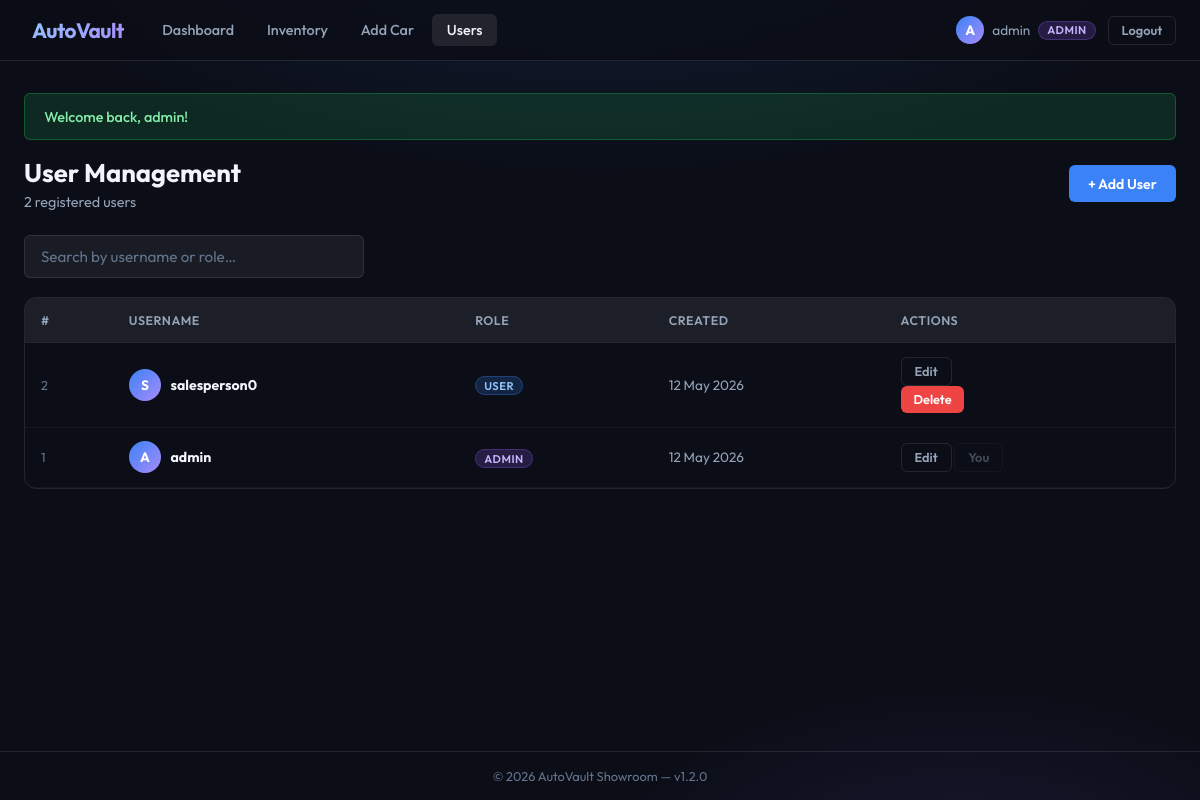
/users.php (signed in), run on the app's committed database.
### tables this page shows
CREATE TABLE `users` (
  `id` int(10) unsigned NOT NULL AUTO_INCREMENT,
  `username` varchar(64) NOT NULL,
  `password_hash` varchar(255) NOT NULL,
  `role` enum('admin','user') NOT NULL DEFAULT 'user',
  `created_at` timestamp NOT NULL DEFAULT current_timestamp(),
  PRIMARY KEY (`id`),
  UNIQUE KEY `username` (`username`)
);

### App/Autoloader.php (called while the page is built, shortened)
<?php
spl_autoload_register(function ($class) {
    $base_dir = __DIR__ . '/';
    $relative_class = substr($class, 4);
    $file = $base_dir . str_replace('\\', '/', $relative_class) . '.php';
});

### App/Database.php (called while the page is built, shortened)
<?php
class Database {
    private static ?PDO $pdo = null;
    public static function getConnection(): PDO {
        if (self::$pdo === null) {
            $dsn = 'mysql:host=' . DB_HOST . ';dbname=' . DB_NAME . ';charset=' . DB_CHARSET;
            self::$pdo = new PDO($dsn, DB_USER, DB_PASS, [
                PDO::ATTR_ERRMODE            => PDO::ERRMODE_EXCEPTION,
                PDO::ATTR_DEFAULT_FETCH_MODE => PDO::FETCH_ASSOC,
                PDO::ATTR_EMULATE_PREPARES   => false,
            ]);
        }
        return self::$pdo;
    }
}

### App/Services/UserService.php (called while the page is built, shortened)
<?php
class UserService {
    private UserRepository $repo;
    public function __construct() {
        $this->repo = new UserRepository();
    }
    public function listUsers(): array {
        return $this->repo->getAll();
    }
}

### App/Repositories/UserRepository.php (called while the page is built, shortened)
<?php
class UserRepository {
    private PDO $pdo;
    public function __construct() {
        $this->pdo = Database::getConnection();
    }
    public function getAll(): array {
        return $this->pdo->query('SELECT id, username, role, created_at FROM users ORDER BY created_at DESC')->fetchAll();
    }
}

### users.php (the view, shortened to what this page needs)
<?php
require_once __DIR__ . '/config.php';
require_once __DIR__ . '/layout.php';
$userService = new \App\Services\UserService();
$users = $userService->listUsers();
renderHeader('User Management');
?>
<div class="page-header">
  <div>
    <h1 class="page-title">User Management</h1>
    <p class="page-subtitle"><?= count($users) ?> registered user<?= count($users)!=1?'s':'' ?></p>
  </div>
  <a href="add_user.php" class="btn btn-primary">+ Add User</a>
</div>
<div class="search-bar">
  <input type="text" id="userSearch" class="form-control"
         placeholder="Search by username or role…">
</div>
<div class="table-wrapper">
  <table class="data-table" id="usersTable">
    <thead>
      <tr><th>#</th><th>Username</th><th>Role</th><th>Created</th><th>Actions</th></tr>
    </thead>
    <tbody>
    <?php foreach ($users as $u): ?>
      <tr>
        <td style="color:var(--text-dim);font-size:.8rem"><?= (int)$u['id'] ?></td>
        <td>
          <div style="display:flex;align-items:center;gap:.6rem">
            <span class="user-avatar" style="width:32px;height:32px;font-size:.85rem">
              <?= strtoupper(mb_substr($u['username'],0,1)) ?>
            </span>
            <strong><?= h($u['username']) ?></strong>
          </div>
        </td>
        <td><span class="role-tag role-<?= h($u['role']) ?>"><?= h($u['role']) ?></span></td>
        <td style="color:var(--text-muted);font-size:.85rem"><?= date('d M Y', strtotime($u['created_at'])) ?></td>
        <td>
          <div class="actions">
            <a href="edit_user.php?id=<?= (int)$u['id'] ?>" class="btn btn-sm btn-ghost" title="Edit">Edit</a>
            <?php if ((int)$u['id'] !== (int)$_SESSION['user_id']): ?>
              <button type="button" class="btn btn-sm btn-danger"
                      onclick="openConfirm('Delete user &quot;<?= h(addslashes($u['username'])) ?>&quot;? This cannot be undone.','delu<?= (int)$u['id'] ?>')">
                Delete
              </button>
            <?php else: ?>
              <span class="btn btn-sm btn-ghost" style="opacity:.4;cursor:default" title="Cannot delete yourself">You</span>
            <?php endif; ?>
          </div>
        </td>
      </tr>
    <?php endforeach; ?>
    </tbody>
  </table>
</div>
<?php renderFooter(); ?>

### config.php (shortened to what this page needs)
<?php
require_once __DIR__ . '/App/Autoloader.php';
function isLoggedIn(): bool {
    return isset($_SESSION['user_id']);
}
function isAdmin(): bool {
    return isset($_SESSION['role']) && $_SESSION['role'] === 'admin';
}
function renderFlash(): string {
    $html = '';
    foreach ($_SESSION['flash'] as $f) {
        $type = htmlspecialchars($f['type']);
        $msg  = htmlspecialchars($f['msg']);
        $html .= "<div class=\"alert alert-{$type}\" role=\"alert\">{$msg}</div>";
    }
    return $html;
}
function h(string $s): string {
    return htmlspecialchars($s, ENT_QUOTES | ENT_SUBSTITUTE, 'UTF-8');
}

### layout.php (shortened to what this page needs)
<?php
function renderHeader(string $pageTitle = ''): void {
    $title = $pageTitle ? h($pageTitle) . ' · ' . APP_NAME : APP_NAME;
    $flash  = renderFlash();
    $nav    = buildNav();
    $user   = isset($_SESSION['username']) ? h($_SESSION['username']) : '';
    $role   = isset($_SESSION['role'])     ? h($_SESSION['role'])     : '';
    echo <<<HTML
<!DOCTYPE html>
<html lang="en">
<head>
  <meta charset="UTF-8">
  <meta name="viewport" content="width=device-width, initial-scale=1.0">
  <title>{$title}</title>
  <meta name="description" content="AutoVault — Premium Car Showroom Inventory Management">
  <link rel="preconnect" href="https://fonts.googleapis.com">
  <link href="https://fonts.googleapis.com/css2?family=Outfit:wght@300;400;500;600;700&display=swap" rel="stylesheet">
  <link rel="stylesheet" href="assets/css/style.css">
</head>
<body>
<header class="site-header">
  <div class="header-inner">
    <a href="index.php" class="logo">
      <span class="logo-icon"></span>
      <span class="logo-text">AutoVault</span>
    </a>
    <nav class="main-nav">
      {$nav}
    </nav>
    <div class="header-user">
HTML;
    if (isLoggedIn()) {
        echo <<<HTML
      <span class="user-badge">
        <span class="user-avatar">{$user[0]}</span>
        <span>{$user}</span>
        <span class="role-tag role-{$role}">{$role}</span>
      </span>
      <a href="logout.php" class="btn btn-sm btn-ghost">Logout</a>
HTML;
    } else {
        echo '<a href="login.php" class="btn btn-sm btn-primary">Login</a>';
    }
    echo <<<HTML
    </div>
  </div>
</header>
<main class="main-content">
{$flash}
HTML;
}
function renderFooter(): void {
    $year    = date('Y');
    $version = APP_VERSION;
    echo <<<HTML
</main>
<footer class="site-footer">
  <div class="footer-inner">
    <span>© {$year} AutoVault Showroom &mdash; v{$version}</span>
  </div>
</footer>
<script src="assets/js/main.js"></script>
</body>
</html>
HTML;
}
function buildNav(): string {
    $links = [['index.php', 'Dashboard', true]];
    if (isLoggedIn()) {
        $links[] = ['cars.php', 'Inventory', true];
        if (isAdmin()) {
            $links[] = ['add_car.php',  'Add Car', true];
            $links[] = ['users.php',    'Users',   true];
        }
    }
    $current = basename($_SERVER['PHP_SELF']);
    $html = '';
    foreach ($links as [$href, $label, $show]) {
        $active = ($current === $href) ? ' active' : '';
        $label  = h($label);
        $html  .= "<a href=\"{$href}\" class=\"nav-link{$active}\">{$label}</a>";
    }
    return $html;
}

### data on the page
users: id "2", username "S", username "salesperson0", role "USER", created_at "12 May 2026"
users: id "1", username "A", username "admin", role "ADMIN", created_at "12 May 2026", shows "You"

### other printed values
$label "Dashboard"
$label "Inventory"
$label "Add Car"
$label "Users"
$user[0] "A"
$user "admin"
$role "ADMIN"
$msg "Welcome back, admin!"
count($users) "2"
$version "1.2.0"
